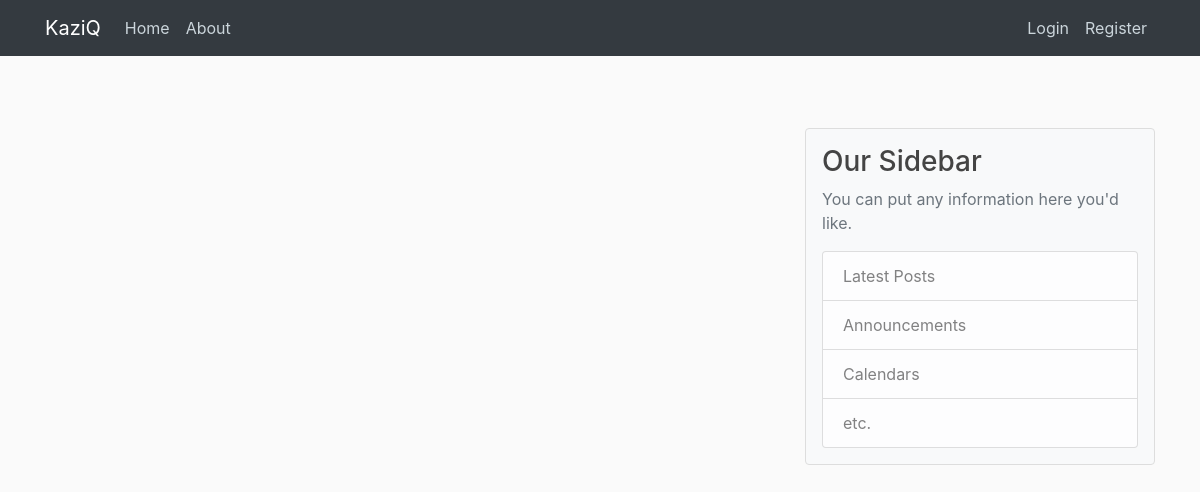
Before: / with the older database file.
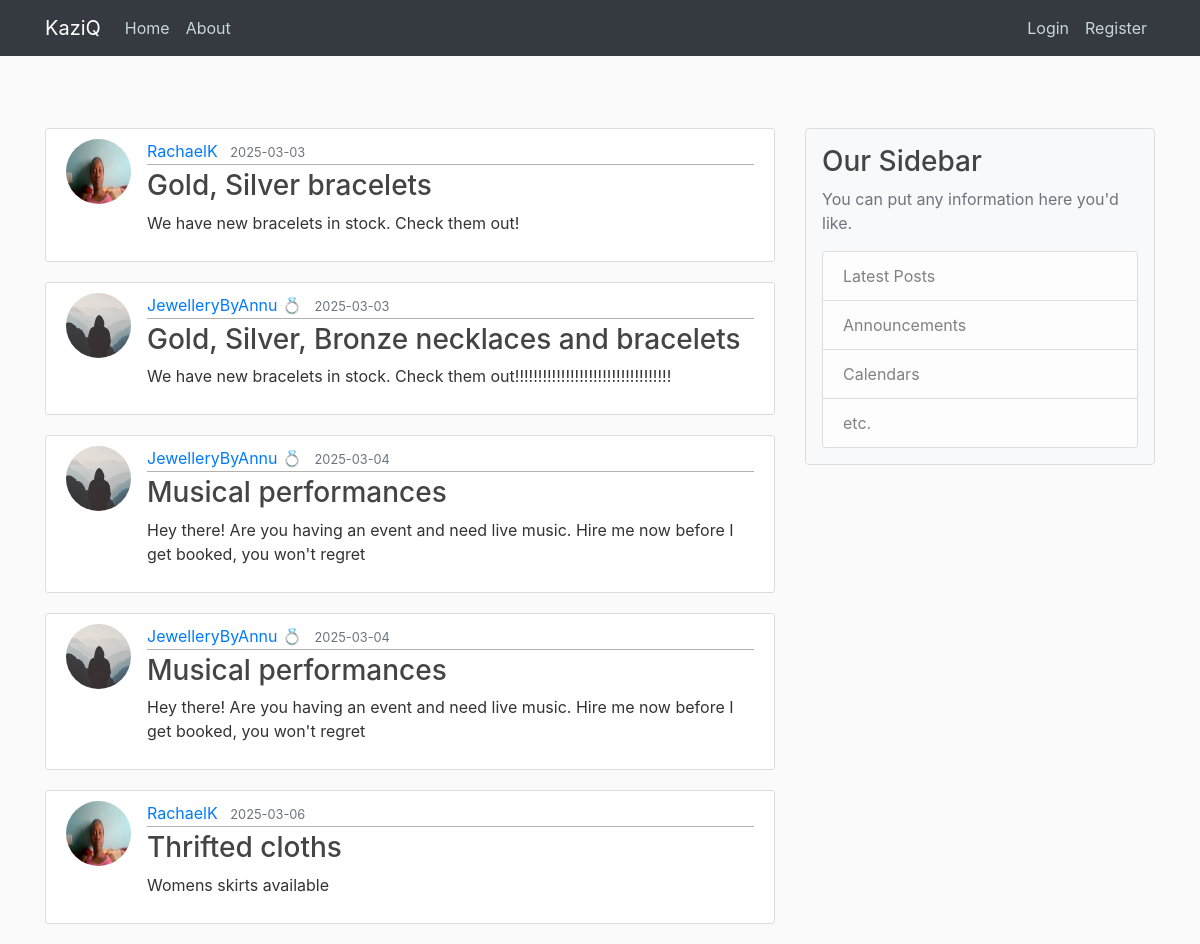
After: the same page with the newer database file.
### flaskblog/models.py (models this page shows, shortened)
class Post(db.Model):
    id = db.Column(db.Integer, primary_key=True)
    title = db.Column(db.String(100), nullable=False)
    date_posted = db.Column(db.DateTime, nullable=False, default=datetime.utcnow)
    content = db.Column(db.Text, nullable=False)
    user_id = db.Column(db.Integer, db.ForeignKey('user.id'), nullable=False)

class User(db.Model, UserMixin):
    id = db.Column(db.Integer, primary_key=True)
    username = db.Column(db.String(20), unique=True, nullable=False)
    email = db.Column(db.String(120), unique=True, nullable=False)
    image_file = db.Column(db.String(20), nullable=False, default='default.jpg')
    password = db.Column(db.String(60), nullable=False)
    posts = db.relationship('Post', backref='author', lazy=True)

### flaskblog/routes.py (the view)
@app.route('/home')
@app.route('/')
def home():
    posts = Post.query.all()
    return render_template('home.html', posts=posts, title='Home')

### flaskblog/templates/home.html
{% extends 'layout.html' %}
{% block content %}
    {% for post in posts %}
      <article class="media content-section">
        <img class="rounded-circle article-img" src="{{ url_for('static', filename='profile_pics/' + post.author.image_file) }}">
          <div class="media-body">
            <div class="article-metadata">
              <a class="mr-2" href="#">{{ post.author.username }}</a>
              <small class="text-muted">{{ post.date_posted.strftime('%Y-%m-%d') }}</small>
            </div>
            <h3><a class="article-title" href="{{ url_for('post', post_id=post.id)}}">{{ post.title }}</a></h3>
            <p class="article-content">{{ post.content }}</p>
          </div>
      </article>
    {% endfor%}
{% endblock %}

### flaskblog/templates/layout.html (shortened to what this page needs)
<!DOCTYPE html>
<html lang="en">
<head>
    <link rel="stylesheet" href="https://cdn.jsdelivr.net/npm/bootstrap@4.3.1/dist/css/bootstrap.min.css">
    <link rel="stylesheet" type="text/css" href="{{ url_for('static', filename='main.css') }}">
</head>
<body>
    <header class="site-header">
        <nav class="navbar navbar-expand-md navbar-dark bg-dark fixed-top">
            <div class="container">
                <a class="navbar-brand" href="/">KaziQ</a>
                <div class="collapse navbar-collapse" id="navbarToggle">
                    <div class="navbar-nav mr-auto">
                        <a class="nav-item nav-link" href="{{url_for('home')}}">Home</a>
                        <a class="nav-item nav-link" href="{{url_for('about')}}">About</a>
                    </div>
                    <div class="navbar-nav">
                        {% if current_user.is_authenticated %}
                            <a class="nav-item nav-link" href="{{url_for('new_post')}}">Post</a>
                            <a class="nav-item nav-link" href="{{url_for('account')}}">Account</a>
                            <a class="nav-item nav-link" href="{{url_for('logout')}}">Logout</a>
                        {% else %}
                            <a class="nav-item nav-link" href="{{url_for('login')}}">Login</a>
                            <a class="nav-item nav-link" href="{{url_for('register')}}">Register</a>
                        {% endif %}
                    </div>
                </div>
            </div>
        </nav>
    </header>
    <main role="main" class="container mt-5 pt-5">
        <div class="row">
            <div class="col-md-8">
                {% block content %}{% endblock %}
            </div>
            <div class="col-md-4">
                <aside class="content-section bg-light p-3 rounded">
                    <h3>Our Sidebar</h3>
                    <p class='text-muted'>You can put any information here you'd like.</p>
                    <ul class="list-group">
                        <li class="list-group-item list-group-item-light">Latest Posts</li>
                        <li class="list-group-item list-group-item-light">Announcements</li>
                        <li class="list-group-item list-group-item-light">Calendars</li>
                        <li class="list-group-item list-group-item-light">etc.</li>
                    </ul>
                </aside>
            </div>
        </div>
    </main>
</body>
</html>

### flaskblog/static/main.css (style rules this page uses)
body { background: #fafafa; color: #333333; margin-top: 5rem; }
h1, h2, h3, h4, h5, h6 { color: #444444; }
.site-header .navbar-nav .nav-link { color: #cbd5db; }
.content-section { background: #ffffff; padding: 10px 20px; border: 1px solid #dddddd; border-radius: 3px; margin-bottom: 20px; }
.article-title { color: #444444; }
.article-content { white-space: pre-line; }
.article-img { height: 65px; width: 65px; margin-right: 16px; }
.article-metadata { padding-bottom: 1px; margin-bottom: 4px; border-bottom: 1px solid #b3b1b1; }

Changed rows visible on the page:
added Post: image_file (picture), author.username "RachaelK", date_posted "2025-03-03", title "Gold, Silver bracelets", content "We have new bracelets in stock. Check them out!"
added Post: image_file (placeholder picture), author.username "JewelleryByAnnu 💍", date_posted "2025-03-03", title "Gold, Silver, Bronze necklaces and bracelets", content "We have new bracelets in stock. Check them out!!!!!!!!!!!!!!!!!!!!!!!!!!!!!!!!!!"
added Post: image_file (placeholder picture), author.username "JewelleryByAnnu 💍", date_posted "2025-03-04", title "Musical performances", content "Hey there! Are you having an event and need live music. Hire me now before I get booked, you won't regret"
added Post: image_file (placeholder picture), author.username "JewelleryByAnnu 💍", date_posted "2025-03-04", title "Musical performances", content "Hey there! Are you having an event and need live music. Hire me now before I get booked, you won't regret"
added Post: image_file (picture), author.username "RachaelK", date_posted "2025-03-06", title "Thrifted cloths", content "Womens skirts available"
